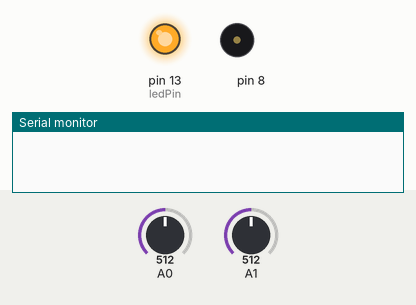
A sketch run on a simulated Arduino Uno, built with avr-gcc and run on an emulated ATmega328P. On the bench: output pins drawn as LEDs (lit = HIGH), buzzer (waves = sounding), the last lines printed to the serial monitor. Inputs (shaded band) come from the test bench; at power-on: A0 = 512, A1 = 512.

Above: at 0.1 s.
At 9.2 s:
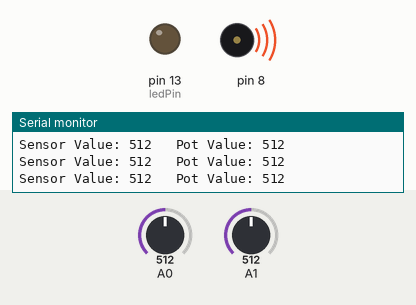
9.3 s: A0 set to 107
At 10.2 s:
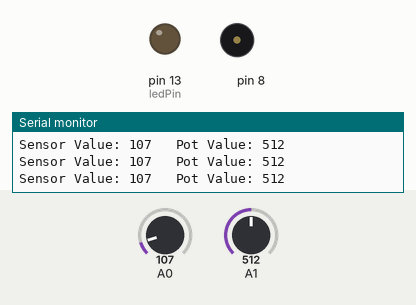
12.3 s: A0 set to 89
15.3 s: A1 set to 1023
18.3 s: A1 set to 1008
21.3 s: A1 set to 986
30.3 s: A0 set to 122
Timing chart, 0 to 80.8 s (numbered marks = the images above; inputs shaded):
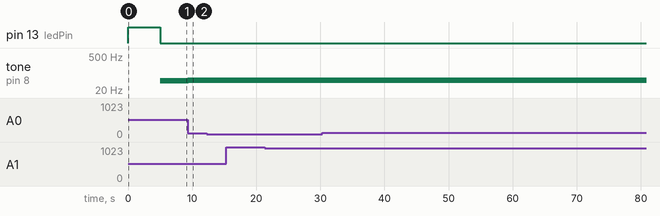

Measured:
- by itself, tone on pin 8: alternates 51 Hz for 0.02 s and silent for 0.02 s

The sketch:

sketch_oct10c_Light_Theramin.ino
```cpp
int sensorValue;
int potValue;
int sensorLow = 1023;
int sensorHigh = 0;
const int ledPin = 13;

void setup()
{

  Serial.begin(9600);
  pinMode(ledPin, OUTPUT);
  digitalWrite(ledPin, HIGH);
  while (millis() < 5000)
  {
    sensorValue = analogRead(A0);
    if (sensorValue > sensorHigh)
    {
      sensorHigh = sensorValue;
    }
    if (sensorValue < sensorLow)
    {
      sensorLow = sensorValue;
    }
  }
  digitalWrite (ledPin, LOW);
}

void loop()
{
  potValue = analogRead(A1);
 sensorValue = analogRead(A0);
 Serial.print("Sensor Value: ");
 Serial.print(sensorValue);
 Serial.print("\t Pot Value: ");
 Serial.println(potValue);
 int pitch =
  map(sensorValue,sensorLow,sensorHigh, 50, 4000);
  tone(8,pitch,20);
  delay(10);
}
```
